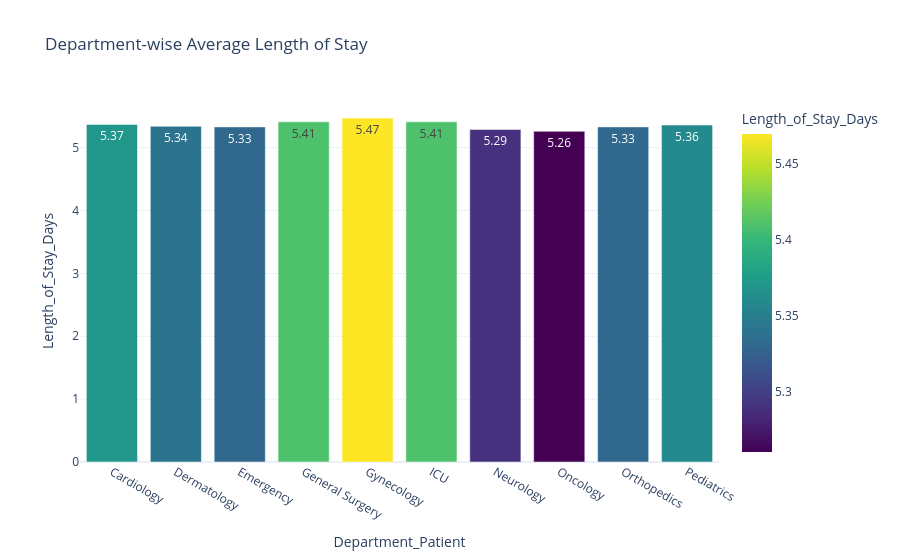

Notebook code cell kept with this figure:
### Code cell
# Department-wise Average Length of Stay
dept_los = (
    df.groupby("Department_Patient")["Length_of_Stay_Days"]
    .mean()
    .reset_index()
)

dept_los["Length_of_Stay_Days"] = dept_los["Length_of_Stay_Days"].round(2)

fig = px.bar(
    dept_los,
    x="Department_Patient",
    y="Length_of_Stay_Days",
    color="Length_of_Stay_Days",
    text="Length_of_Stay_Days",
    color_continuous_scale="Viridis",
    title="Department-wise Average Length of Stay"
)

fig.update_traces(textposition="inside")
fig.update_layout(template="plotly_white")

fig.show()

### Figure 1 — Plotly figure (JSON) as saved in the notebook; plotly's stock layout.template omitted (floating-point values rounded to 4 significant figures)
{"data": [{"hovertemplate": "Department_Patient=%{x}<br>Length_of_Stay_Days=%{marker.color}<extra></extra>", "legendgroup": "", "marker": {"color": [5.37, 5.34, 5.33, 5.41, 5.47, 5.41, 5.29, 5.26, 5.33, 5.36], "coloraxis": "coloraxis", "pattern": {"shape": ""}}, "name": "", "orientation": "v", "showlegend": false, "text": [5.37, 5.34, 5.33, 5.41, 5.47, 5.41, 5.29, 5.26, 5.33, 5.36], "textposition": "inside", "type": "bar", "x": ["Cardiology", "Dermatology", "Emergency", "General Surgery", "Gynecology", "ICU", "Neurology", "Oncology", "Orthopedics", "Pediatrics"], "xaxis": "x", "y": [5.37, 5.34, 5.33, 5.41, 5.47, 5.41, 5.29, 5.26, 5.33, 5.36], "yaxis": "y"}], "layout": {"barmode": "relative", "coloraxis": {"colorbar": {"title": {"text": "Length_of_Stay_Days"}}, "colorscale": [[0, "#440154"], [0.1111, "#482878"], [0.2222, "#3e4989"], [0.3333, "#31688e"], [0.4444, "#26828e"], [0.5556, "#1f9e89"], [0.6667, "#35b779"], [0.7778, "#6ece58"], [0.8889, "#b5de2b"], [1, "#fde725"]]}, "legend": {"tracegroupgap": 0}, "title": {"text": "Department-wise Average Length of Stay"}, "xaxis": {"anchor": "y", "domain": [0, 1], "title": {"text": "Department_Patient"}}, "yaxis": {"anchor": "x", "domain": [0, 1], "title": {"text": "Length_of_Stay_Days"}}}}
